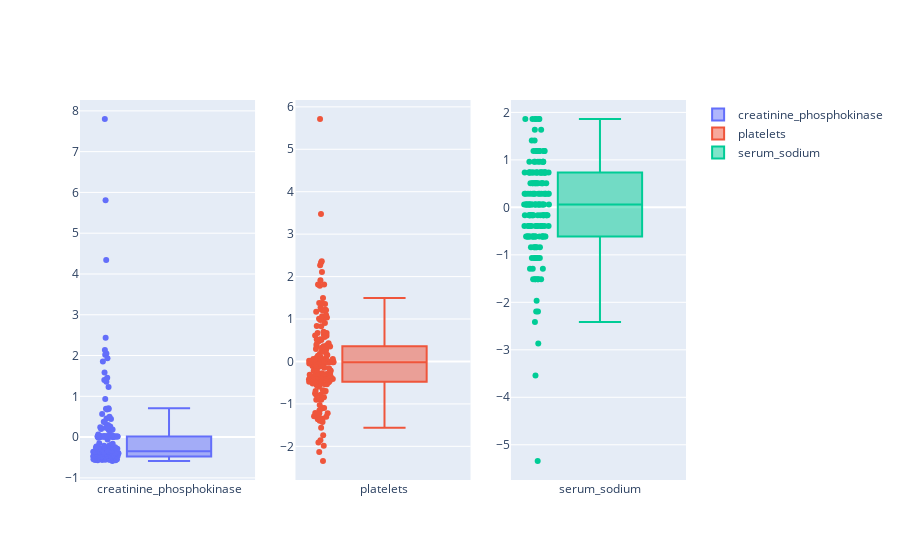

Notebook cell for this chart:
### Code cell
fig = make_subplots(rows=1, cols=len(correlated_labels))
for i, var in enumerate(correlated_labels):
    fig.add_trace(
        go.Box(y=X_train[:, i+1],
        name=var),
        row=1, col=i+1
    )

fig.update_traces(boxpoints='all', jitter=.3)

### Figure 1 — Plotly figure (JSON) as saved in the notebook; plotly's stock layout.template omitted (floating-point values rounded to 4 significant figures; data arrays with more than 128 entries replaced by an {"elided": "..."} marker saying what was removed)
{"data": [{"boxpoints": "all", "jitter": 0.3, "name": "creatinine_phosphokinase", "type": "box", "xaxis": "x", "y": {"elided": "176 float values"}, "yaxis": "y"}, {"boxpoints": "all", "jitter": 0.3, "name": "platelets", "type": "box", "xaxis": "x2", "y": {"elided": "176 float values"}, "yaxis": "y2"}, {"boxpoints": "all", "jitter": 0.3, "name": "serum_sodium", "type": "box", "xaxis": "x3", "y": {"elided": "176 float values"}, "yaxis": "y3"}], "layout": {"xaxis": {"anchor": "y", "domain": [0, 0.2889]}, "xaxis2": {"anchor": "y2", "domain": [0.3556, 0.6444]}, "xaxis3": {"anchor": "y3", "domain": [0.7111, 1]}, "yaxis": {"anchor": "x", "domain": [0, 1]}, "yaxis2": {"anchor": "x2", "domain": [0, 1]}, "yaxis3": {"anchor": "x3", "domain": [0, 1]}}}
